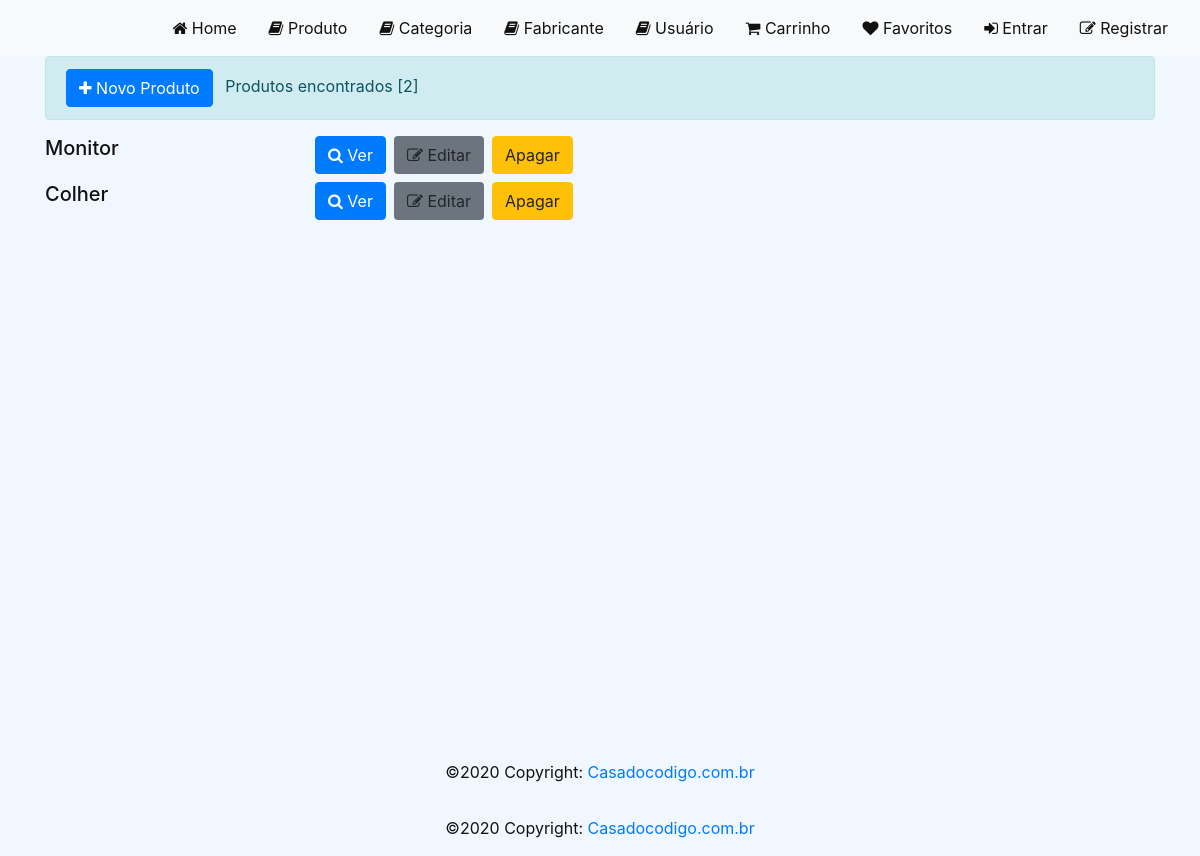
Before: /produto/ with the older database file.
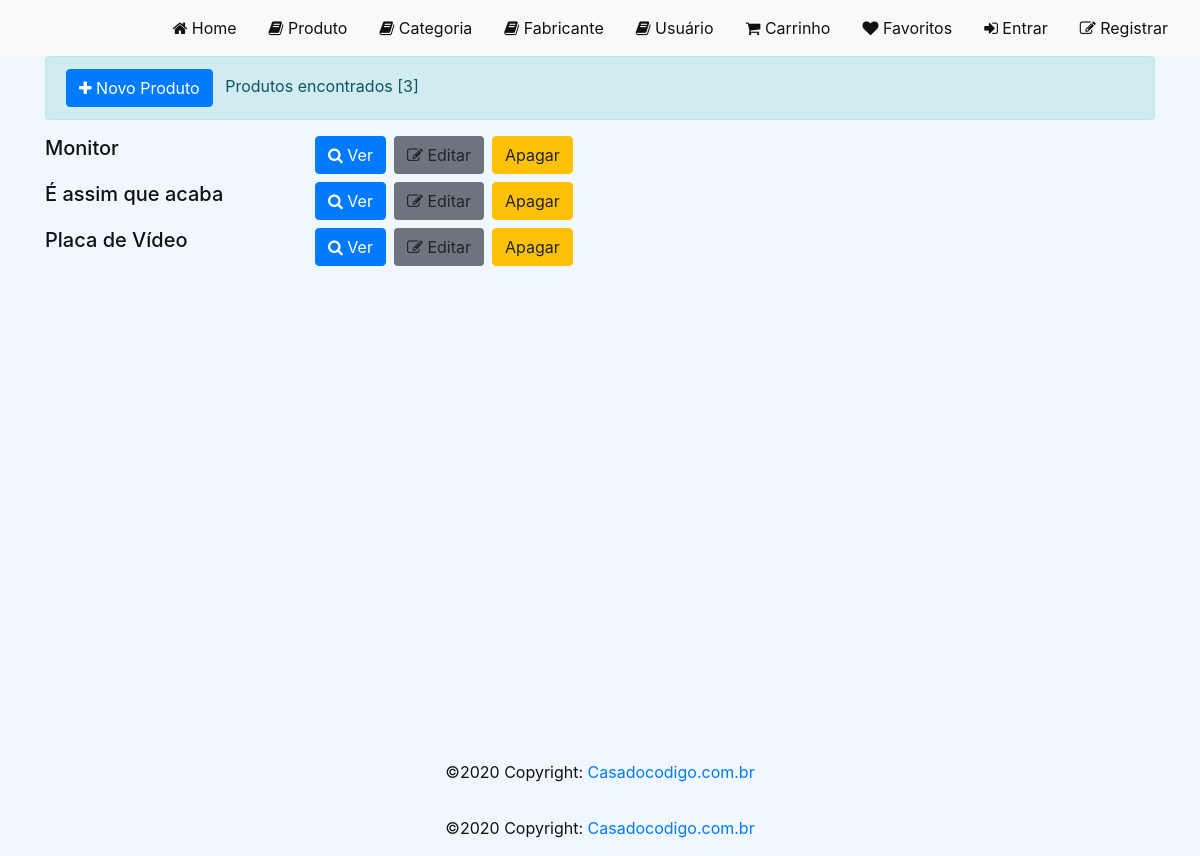
After: the same page with the newer database file.
### loja/models/Produto.py (models this page shows, shortened)
class Produto(models.Model):
    Produto = models.CharField(null=False, max_length=100)
    destaque = models.BooleanField(default=True)
    promocao = models.BooleanField(default=True)
    msgPromocao = models.CharField(null=True, max_length=100, blank=True)
    preco = models.DecimalField(max_digits=8, decimal_places=2)
    categoria = models.ForeignKey(Categoria, null=True,
related_name='categoria', on_delete=models.SET_NULL)
    fabricante = models.ForeignKey(Fabricante, null=True,
related_name='fabricante', on_delete=models.SET_NULL)
    criado_em = models.DateTimeField(auto_now_add=True)
    alterado_em = models.DateTimeField(auto_now=True)
    image = models.ImageField(null=True, blank=True)

### loja/views/ProdutoView.py (the view)
def list_produto_view(request, id=None):
    produtos = Produto.objects.all()
    context = {
        'produtos': produtos
    }
    return render(request, template_name='produto/produto.html', context=context, status=200)

### loja/templates/produto/produto.html (shortened to what this page needs)
{% extends "base.html" %}
{% load static %}
{% block styles %}
<link rel="stylesheet" href="{% static 'css/home.css' %}">
{% endblock %}
{% block content %}
<div id="content">
    <div class="container">
        <form method="POST" enctype="multipart/form-data" action= "/produto/create" >
        <div class="alert alert-info">
            <a href={% url 'create_produto' %} class="btn btn-primary mr-2"> <i
                    class="fa
fa-plus"></i> Novo Produto</a>
            Produtos encontrados [{{ produtos|length }}]</div>
        {% for prod in produtos %}
        <div class="row">
            <h5 class="col-md-3">{{prod.Produto}}</h5>
            <a href="{% url 'details_produto' prod.id %}"
                class="btn btn-primary mb-2 mr-2"><i class="fa fa-search"></i>
                Ver</a>
            <a href="{% url 'edit_produto' prod.id %}"
                class="btn bg-secondary mb-2 mr-2"><i class="fa fa-edit"></i>
                Editar</a>
            <a href="{% url 'delete_produto' prod.id %}"
                class="btn btn-warning mb-2">Apagar</a>
        </div>
        {% endfor %}
    </div>
</div>
{% endblock %}

Changed rows visible on the page:
changed Produto: Produto "Colher" → "É assim que acaba"
added Produto: Produto "Placa de Vídeo"
Other visible differences:
{{ produtos|length }}: "2" → "3"
